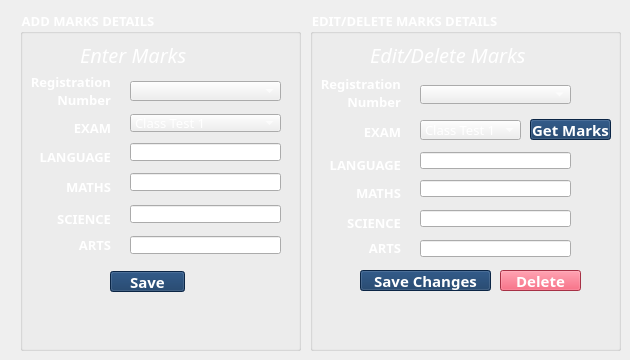
    <widget class="QWidget" name="tab_5">
     <attribute name="title">
      <string>Marks</string>
     </attribute>
     <widget class="QGroupBox" name="groupBox">
      <property name="geometry">
       <rect>
        <x>20</x>
        <y>10</y>
        <width>281</width>
        <height>341</height>
       </rect>
      </property>
      <property name="font">
       <font>
        <family>Poppins Black</family>
        <pointsize>10</pointsize>
        <weight>75</weight>
        <bold>true</bold>
       </font>
      </property>
      <property name="styleSheet">
       <string notr="true">color: rgb(255, 255, 255);</string>
      </property>
      <property name="title">
       <string>ADD MARKS DETAILS</string>
      </property>
      <widget class="QLabel" name="label_31">
       <property name="geometry">
        <rect>
         <x>10</x>
         <y>20</y>
         <width>41</width>
         <height>41</height>
        </rect>
       </property>
       <property name="text">
        <string/>
       </property>
       <property name="pixmap">
        <pixmap>../../../../school_management_pyqt/schl_mgmt_app/src/exam.png</pixmap>
       </property>
       <property name="scaledContents">
        <bool>true</bool>
       </property>
      </widget>
      <widget class="QLabel" name="label_32">
       <property name="geometry">
        <rect>
         <x>60</x>
         <y>30</y>
         <width>201</width>
         <height>29</height>
        </rect>
       </property>
       <property name="font">
        <font>
         <family>Poppins</family>
         <pointsize>15</pointsize>
         <weight>50</weight>
         <italic>true</italic>
         <bold>false</bold>
         <kerning>true</kerning>
        </font>
       </property>
       <property name="layoutDirection">
        <enum>Qt::LeftToRight</enum>
       </property>
       <property name="styleSheet">
        <string notr="true">color: rgb(255, 255, 255);</string>
       </property>
       <property name="text">
        <string>Enter Marks</string>
       </property>
       <property name="scaledContents">
        <bool>true</bool>
       </property>
       <property name="alignment">
        <set>Qt::AlignLeading|Qt::AlignLeft|Qt::AlignVCenter</set>
       </property>
      </widget>
      <widget class="QComboBox" name="cb31">
       <property name="geometry">
        <rect>
         <x>110</x>
         <y>71</y>
         <width>151</width>
         <height>20</height>
        </rect>
       </property>
       <property name="font">
        <font>
         <family>Poppins SemiBold</family>
         <pointsize>10</pointsize>
        </font>
       </property>
       <property name="styleSheet">
        <string notr="true">color: rgb(255, 255, 255);
gridline-color: rgb(255, 255, 255);
selection-color: rgb(15, 52, 96);
border-color: rgb(255, 255, 255);</string>
       </property>
      </widget>
      <widget class="QLabel" name="label_33">
       <property name="geometry">
        <rect>
         <x>10</x>
         <y>51</y>
         <width>81</width>
         <height>59</height>
        </rect>
       </property>
       <property name="font">
        <font>
         <family>Poppins</family>
         <pointsize>10</pointsize>
         <weight>75</weight>
         <italic>false</italic>
         <bold>true</bold>
         <kerning>true</kerning>
        </font>
       </property>
       <property name="layoutDirection">
        <enum>Qt::LeftToRight</enum>
       </property>
       <property name="styleSheet">
        <string notr="true">color: rgb(255, 255, 255);</string>
       </property>
       <property name="text">
        <string>Registration Number</string>
       </property>
       <property name="scaledContents">
        <bool>true</bool>
       </property>
       <property name="alignment">
        <set>Qt::AlignRight|Qt::AlignTrailing|Qt::AlignVCenter</set>
       </property>
       <property name="wordWrap">
        <bool>true</bool>
       </property>
      </widget>
      <widget class="QLabel" name="label_34">
       <property name="geometry">
        <rect>
         <x>50</x>
         <y>94</y>
         <width>41</width>
         <height>47</height>
        </rect>
       </property>
       <property name="font">
        <font>
         <family>Poppins</family>
         <pointsize>10</pointsize>
         <weight>75</weight>
         <italic>false</italic>
         <bold>true</bold>
         <kerning>true</kerning>
        </font>
       </property>
       <property name="layoutDirection">
        <enum>Qt::LeftToRight</enum>
       </property>
       <property name="styleSheet">
        <string notr="true">color: rgb(255, 255, 255);</string>
       </property>
       <property name="text">
        <string>EXAM</string>
       </property>
       <property name="scaledContents">
        <bool>true</bool>
       </property>
       <property name="alignment">
        <set>Qt::AlignRight|Qt::AlignTrailing|Qt::AlignVCenter</set>
       </property>
      </widget>
      <widget class="QLineEdit" name="tb31">
       <property name="geometry">
        <rect>
         <x>110</x>
         <y>133</y>
         <width>151</width>
         <height>18</height>
        </rect>
       </property>
       <property name="font">
        <font>
         <family>Poppins Medium</family>
         <pointsize>10</pointsize>
        </font>
       </property>
       <property name="styleSheet">
        <string notr="true">color: rgb(255, 255, 255);</string>
       </property>
       <property name="text">
        <string/>
       </property>
      </widget>
      <widget class="QLabel" name="label_35">
       <property name="geometry">
        <rect>
         <x>10</x>
         <y>123</y>
         <width>81</width>
         <height>47</height>
        </rect>
       </property>
       <property name="font">
        <font>
         <family>Poppins</family>
         <pointsize>10</pointsize>
         <weight>75</weight>
         <italic>false</italic>
         <bold>true</bold>
         <kerning>true</kerning>
        </font>
       </property>
       <property name="layoutDirection">
        <enum>Qt::LeftToRight</enum>
       </property>
       <property name="styleSheet">
        <string notr="true">color: rgb(255, 255, 255);</string>
       </property>
       <property name="text">
        <string>LANGUAGE</string>
       </property>
       <property name="scaledContents">
        <bool>true</bool>
       </property>
       <property name="alignment">
        <set>Qt::AlignRight|Qt::AlignTrailing|Qt::AlignVCenter</set>
       </property>
      </widget>
      <widget class="QLineEdit" name="tb32">
       <property name="geometry">
        <rect>
         <x>110</x>
         <y>163</y>
         <width>151</width>
         <height>18</height>
        </rect>
       </property>
       <property name="font">
        <font>
         <family>Poppins Medium</family>
         <pointsize>10</pointsize>
        </font>
       </property>
       <property name="styleSheet">
        <string notr="true">color: rgb(255, 255, 255);</string>
       </property>
       <property name="text">
        <string/>
       </property>
      </widget>
      <widget class="QLabel" name="label_36">
       <property name="geometry">
        <rect>
         <x>10</x>
         <y>153</y>
         <width>81</width>
         <height>47</height>
        </rect>
       </property>
       <property name="font">
        <font>
         <family>Poppins</family>
         <pointsize>10</pointsize>
         <weight>75</weight>
         <italic>false</italic>
         <bold>true</bold>
         <kerning>true</kerning>
        </font>
       </property>
       <property name="layoutDirection">
        <enum>Qt::LeftToRight</enum>
       </property>
       <property name="styleSheet">
        <string notr="true">color: rgb(255, 255, 255);</string>
       </property>
       <property name="text">
        <string>MATHS</string>
       </property>
       <property name="scaledContents">
        <bool>true</bool>
       </property>
       <property name="alignment">
        <set>Qt::AlignRight|Qt::AlignTrailing|Qt::AlignVCenter</set>
       </property>
      </widget>
      <widget class="QLabel" name="label_37">
       <property name="geometry">
        <rect>
         <x>30</x>
         <y>185</y>
         <width>61</width>
         <height>47</height>
        </rect>
       </property>
       <property name="font">
        <font>
         <family>Poppins</family>
         <pointsize>10</pointsize>
         <weight>75</weight>
         <italic>false</italic>
         <bold>true</bold>
         <kerning>true</kerning>
        </font>
       </property>
       <property name="layoutDirection">
        <enum>Qt::LeftToRight</enum>
       </property>
       <property name="styleSheet">
        <string notr="true">color: rgb(255, 255, 255);</string>
       </property>
       <property name="text">
        <string>SCIENCE</string>
       </property>
       <property name="scaledContents">
        <bool>true</bool>
       </property>
       <property name="alignment">
        <set>Qt::AlignRight|Qt::AlignTrailing|Qt::AlignVCenter</set>
       </property>
      </widget>
      <widget class="QLineEdit" name="tb33">
       <property name="geometry">
        <rect>
         <x>110</x>
         <y>195</y>
         <width>151</width>
         <height>18</height>
        </rect>
       </property>
       <property name="font">
        <font>
         <family>Poppins Medium</family>
         <pointsize>10</pointsize>
        </font>
       </property>
       <property name="styleSheet">
        <string notr="true">color: rgb(255, 255, 255);</string>
       </property>
       <property name="text">
        <string/>
       </property>
      </widget>
      <widget class="QLabel" name="label_38">
       <property name="geometry">
        <rect>
         <x>50</x>
         <y>216</y>
         <width>41</width>
         <height>37</height>
        </rect>
       </property>
       <property name="font">
        <font>
         <family>Poppins</family>
         <pointsize>10</pointsize>
         <weight>75</weight>
         <italic>false</italic>
         <bold>true</bold>
         <kerning>true</kerning>
        </font>
       </property>
       <property name="layoutDirection">
        <enum>Qt::LeftToRight</enum>
       </property>
       <property name="styleSheet">
        <string notr="true">color: rgb(255, 255, 255);</string>
       </property>
       <property name="text">
        <string>ARTS</string>
       </property>
       <property name="scaledContents">
        <bool>true</bool>
       </property>
       <property name="alignment">
        <set>Qt::AlignRight|Qt::AlignTrailing|Qt::AlignVCenter</set>
       </property>
      </widget>
      <widget class="QLineEdit" name="tb34">
       <property name="geometry">
        <rect>
         <x>110</x>
         <y>226</y>
         <width>151</width>
         <height>18</height>
        </rect>
       </property>
       <property name="font">
        <font>
         <family>Poppins Medium</family>
         <pointsize>10</pointsize>
        </font>
       </property>
       <property name="styleSheet">
        <string notr="true">color: rgb(255, 255, 255);</string>
       </property>
       <property name="text">
        <string/>
       </property>
      </widget>
      <widget class="QPushButton" name="b31">
       <property name="geometry">
        <rect>
         <x>90</x>
         <y>261</y>
         <width>75</width>
         <height>21</height>
        </rect>
       </property>
       <property name="font">
        <font>
         <family>Poppins</family>
         <pointsize>11</pointsize>
         <weight>75</weight>
         <bold>true</bold>
        </font>
       </property>
       <property name="styleSheet">
        <string notr="true">background-color: rgb(15, 52, 96);
color: rgb(255, 255, 255);</string>
       </property>
       <property name="text">
        <string>Save</string>
       </property>
      </widget>
      <widget class="QComboBox" name="cb32">
       <property name="geometry">
        <rect>
         <x>110</x>
         <y>104</y>
         <width>151</width>
         <height>18</height>
        </rect>
       </property>
       <property name="font">
        <font>
         <family>Poppins SemiBold</family>
         <pointsize>10</pointsize>
        </font>
       </property>
       <property name="styleSheet">
        <string notr="true">color: rgb(255, 255, 255);
gridline-color: rgb(255, 255, 255);
selection-color: rgb(15, 52, 96);
border-color: rgb(255, 255, 255);</string>
       </property>
       <item>
        <property name="text">
         <string>Class Test 1</string>
        </property>
       </item>
       <item>
        <property name="text">
         <string>Unit Test 1</string>
        </property>
       </item>
       <item>
        <property name="text">
         <string>Half Yearly</string>
        </property>
       </item>
       <item>
        <property name="text">
         <string>Class Test 2</string>
        </property>
       </item>
       <item>
        <property name="text">
         <string>Unit Test 2</string>
        </property>
       </item>
       <item>
        <property name="text">
         <string>Finals</string>
        </property>
       </item>
      </widget>
      <widget class="QLabel" name="l31">
       <property name="geometry">
        <rect>
         <x>12</x>
         <y>292</y>
         <width>251</width>
         <height>30</height>
        </rect>
       </property>
       <property name="font">
        <font>
         <family>Poppins</family>
         <pointsize>11</pointsize>
         <weight>75</weight>
         <italic>false</italic>
         <bold>true</bold>
         <kerning>true</kerning>
        </font>
       </property>
       <property name="layoutDirection">
        <enum>Qt::LeftToRight</enum>
       </property>
       <property name="styleSheet">
        <string notr="true">color: rgb(255, 255, 255);</string>
       </property>
       <property name="text">
        <string/>
       </property>
       <property name="scaledContents">
        <bool>true</bool>
       </property>
       <property name="alignment">
        <set>Qt::AlignCenter</set>
       </property>
      </widget>
      <zorder>label_34</zorder>
      <zorder>cb32</zorder>
      <zorder>cb31</zorder>
      <zorder>label_33</zorder>
      <zorder>tb31</zorder>
      <zorder>label_35</zorder>
      <zorder>tb32</zorder>
      <zorder>label_36</zorder>
      <zorder>label_37</zorder>
      <zorder>tb33</zorder>
      <zorder>label_38</zorder>
      <zorder>tb34</zorder>
      <zorder>b31</zorder>
      <zorder>label_31</zorder>
      <zorder>label_32</zorder>
      <zorder>l31</zorder>
     </widget>
     <widget class="QGroupBox" name="groupBox_2">
      <property name="geometry">
       <rect>
        <x>310</x>
        <y>10</y>
        <width>311</width>
        <height>341</height>
       </rect>
      </property>
      <property name="font">
       <font>
        <family>Poppins Black</family>
        <pointsize>10</pointsize>
        <weight>75</weight>
        <bold>true</bold>
       </font>
      </property>
      <property name="styleSheet">
       <string notr="true">color: rgb(255, 255, 255);</string>
      </property>
      <property name="title">
       <string>EDIT/DELETE MARKS DETAILS</string>
      </property>
      <widget class="QLabel" name="label_39">
       <property name="geometry">
        <rect>
         <x>10</x>
         <y>20</y>
         <width>41</width>
         <height>41</height>
        </rect>
       </property>
       <property name="text">
        <string/>
       </property>
       <property name="pixmap">
        <pixmap>../../../../school_management_pyqt/schl_mgmt_app/src/marking.png</pixmap>
       </property>
       <property name="scaledContents">
        <bool>true</bool>
       </property>
      </widget>
      <widget class="QLabel" name="label_40">
       <property name="geometry">
        <rect>
         <x>60</x>
         <y>30</y>
         <width>201</width>
         <height>29</height>
        </rect>
       </property>
       <property name="font">
        <font>
         <family>Poppins</family>
         <pointsize>15</pointsize>
         <weight>50</weight>
         <italic>true</italic>
         <bold>false</bold>
         <kerning>true</kerning>
        </font>
       </property>
       <property name="layoutDirection">
        <enum>Qt::LeftToRight</enum>
       </property>
       <property name="styleSheet">
        <string notr="true">color: rgb(255, 255, 255);</string>
       </property>
       <property name="text">
        <string>Edit/Delete Marks</string>
       </property>
       <property name="scaledContents">
        <bool>true</bool>
       </property>
       <property name="alignment">
        <set>Qt::AlignLeading|Qt::AlignLeft|Qt::AlignVCenter</set>
       </property>
      </widget>
      <widget class="QComboBox" name="cb33">
       <property name="geometry">
        <rect>
         <x>110</x>
         <y>75</y>
         <width>151</width>
         <height>19</height>
        </rect>
       </property>
       <property name="font">
        <font>
         <family>Poppins SemiBold</family>
         <pointsize>10</pointsize>
        </font>
       </property>
       <property name="styleSheet">
        <string notr="true">color: rgb(255, 255, 255);
gridline-color: rgb(255, 255, 255);
selection-color: rgb(15, 52, 96);
border-color: rgb(255, 255, 255);</string>
       </property>
      </widget>
      <widget class="QLabel" name="label_41">
       <property name="geometry">
        <rect>
         <x>10</x>
         <y>55</y>
         <width>81</width>
         <height>56</height>
        </rect>
       </property>
       <property name="font">
        <font>
         <family>Poppins</family>
         <pointsize>10</pointsize>
         <weight>75</weight>
         <italic>false</italic>
         <bold>true</bold>
         <kerning>true</kerning>
        </font>
       </property>
       <property name="layoutDirection">
        <enum>Qt::LeftToRight</enum>
       </property>
       <property name="styleSheet">
        <string notr="true">color: rgb(255, 255, 255);</string>
       </property>
       <property name="text">
        <string>Registration Number</string>
       </property>
       <property name="scaledContents">
        <bool>true</bool>
       </property>
       <property name="alignment">
        <set>Qt::AlignRight|Qt::AlignTrailing|Qt::AlignVCenter</set>
       </property>
       <property name="wordWrap">
        <bool>true</bool>
       </property>
      </widget>
      <widget class="QLabel" name="label_42">
       <property name="geometry">
        <rect>
         <x>50</x>
         <y>99</y>
         <width>41</width>
         <height>46</height>
        </rect>
       </property>
       <property name="font">
        <font>
         <family>Poppins</family>
         <pointsize>10</pointsize>
         <weight>75</weight>
         <italic>false</italic>
         <bold>true</bold>
         <kerning>true</kerning>
        </font>
       </property>
       <property name="layoutDirection">
        <enum>Qt::LeftToRight</enum>
       </property>
       <property name="styleSheet">
        <string notr="true">color: rgb(255, 255, 255);</string>
       </property>
       <property name="text">
        <string>EXAM</string>
       </property>
       <property name="scaledContents">
        <bool>true</bool>
       </property>
       <property name="alignment">
        <set>Qt::AlignRight|Qt::AlignTrailing|Qt::AlignVCenter</set>
       </property>
      </widget>
      <widget class="QLineEdit" name="tb35">
       <property name="geometry">
        <rect>
         <x>110</x>
         <y>142</y>
         <width>151</width>
         <height>17</height>
        </rect>
       </property>
       <property name="font">
        <font>
         <family>Poppins Medium</family>
         <pointsize>10</pointsize>
        </font>
       </property>
       <property name="styleSheet">
        <string notr="true">color: rgb(255, 255, 255);</string>
       </property>
       <property name="text">
        <string/>
       </property>
      </widget>
      <widget class="QLabel" name="label_43">
       <property name="geometry">
        <rect>
         <x>10</x>
         <y>132</y>
         <width>81</width>
         <height>46</height>
        </rect>
       </property>
       <property name="font">
        <font>
         <family>Poppins</family>
         <pointsize>10</pointsize>
         <weight>75</weight>
         <italic>false</italic>
         <bold>true</bold>
         <kerning>true</kerning>
        </font>
       </property>
       <property name="layoutDirection">
        <enum>Qt::LeftToRight</enum>
       </property>
       <property name="styleSheet">
        <string notr="true">color: rgb(255, 255, 255);</string>
       </property>
       <property name="text">
        <string>LANGUAGE</string>
       </property>
       <property name="scaledContents">
        <bool>true</bool>
       </property>
       <property name="alignment">
        <set>Qt::AlignRight|Qt::AlignTrailing|Qt::AlignVCenter</set>
       </property>
      </widget>
      <widget class="QLineEdit" name="tb36">
       <property name="geometry">
        <rect>
         <x>110</x>
         <y>170</y>
         <width>151</width>
         <height>17</height>
        </rect>
       </property>
       <property name="font">
        <font>
         <family>Poppins Medium</family>
         <pointsize>10</pointsize>
        </font>
       </property>
       <property name="styleSheet">
        <string notr="true">color: rgb(255, 255, 255);</string>
       </property>
       <property name="text">
        <string/>
       </property>
      </widget>
      <widget class="QLabel" name="label_44">
       <property name="geometry">
        <rect>
         <x>10</x>
         <y>160</y>
         <width>81</width>
         <height>46</height>
        </rect>
       </property>
       <property name="font">
        <font>
         <family>Poppins</family>
         <pointsize>10</pointsize>
         <weight>75</weight>
         <italic>false</italic>
         <bold>true</bold>
         <kerning>true</kerning>
        </font>
       </property>
       <property name="layoutDirection">
        <enum>Qt::LeftToRight</enum>
       </property>
       <property name="styleSheet">
        <string notr="true">color: rgb(255, 255, 255);</string>
       </property>
       <property name="text">
        <string>MATHS</string>
       </property>
       <property name="scaledContents">
        <bool>true</bool>
       </property>
       <property name="alignment">
        <set>Qt::AlignRight|Qt::AlignTrailing|Qt::AlignVCenter</set>
       </property>
      </widget>
      <widget class="QLabel" name="label_45">
       <property name="geometry">
        <rect>
         <x>30</x>
         <y>190</y>
         <width>61</width>
         <height>46</height>
        </rect>
       </property>
       <property name="font">
        <font>
         <family>Poppins</family>
         <pointsize>10</pointsize>
         <weight>75</weight>
         <italic>false</italic>
         <bold>true</bold>
         <kerning>true</kerning>
        </font>
       </property>
       <property name="layoutDirection">
        <enum>Qt::LeftToRight</enum>
       </property>
       <property name="styleSheet">
        <string notr="true">color: rgb(255, 255, 255);</string>
       </property>
       <property name="text">
        <string>SCIENCE</string>
       </property>
       <property name="scaledContents">
        <bool>true</bool>
       </property>
       <property name="alignment">
        <set>Qt::AlignRight|Qt::AlignTrailing|Qt::AlignVCenter</set>
       </property>
      </widget>
      <widget class="QLineEdit" name="tb37">
       <property name="geometry">
        <rect>
         <x>110</x>
         <y>200</y>
         <width>151</width>
         <height>17</height>
        </rect>
       </property>
       <property name="font">
        <font>
         <family>Poppins Medium</family>
         <pointsize>10</pointsize>
        </font>
       </property>
       <property name="styleSheet">
        <string notr="true">color: rgb(255, 255, 255);</string>
       </property>
       <property name="text">
        <string/>
       </property>
      </widget>
      <widget class="QLabel" name="label_46">
       <property name="geometry">
        <rect>
         <x>50</x>
         <y>220</y>
         <width>41</width>
         <height>36</height>
        </rect>
       </property>
       <property name="font">
        <font>
         <family>Poppins</family>
         <pointsize>10</pointsize>
         <weight>75</weight>
         <italic>false</italic>
         <bold>true</bold>
         <kerning>true</kerning>
        </font>
       </property>
       <property name="layoutDirection">
        <enum>Qt::LeftToRight</enum>
       </property>
       <property name="styleSheet">
        <string notr="true">color: rgb(255, 255, 255);</string>
       </property>
       <property name="text">
        <string>ARTS</string>
       </property>
       <property name="scaledContents">
        <bool>true</bool>
       </property>
       <property name="alignment">
        <set>Qt::AlignRight|Qt::AlignTrailing|Qt::AlignVCenter</set>
       </property>
      </widget>
      <widget class="QLineEdit" name="tb38">
       <property name="geometry">
        <rect>
         <x>110</x>
         <y>230</y>
         <width>151</width>
         <height>17</height>
        </rect>
       </property>
       <property name="font">
        <font>
         <family>Poppins Medium</family>
         <pointsize>10</pointsize>
        </font>
       </property>
       <property name="styleSheet">
        <string notr="true">color: rgb(255, 255, 255);</string>
       </property>
       <property name="text">
        <string/>
       </property>
      </widget>
      <widget class="QPushButton" name="b33">
       <property name="geometry">
        <rect>
         <x>50</x>
         <y>260</y>
         <width>131</width>
         <height>21</height>
        </rect>
       </property>
       <property name="font">
        <font>
         <family>Poppins</family>
         <pointsize>11</pointsize>
         <weight>75</weight>
         <bold>true</bold>
        </font>
       </property>
       <property name="styleSheet">
        <string notr="true">background-color: rgb(15, 52, 96);
color: rgb(255, 255, 255);</string>
       </property>
       <property name="text">
        <string>Save Changes</string>
       </property>
      </widget>
      <widget class="QPushButton" name="b32">
       <property name="geometry">
        <rect>
         <x>220</x>
         <y>109</y>
         <width>81</width>
         <height>21</height>
        </rect>
       </property>
       <property name="font">
        <font>
         <family>Poppins</family>
         <pointsize>11</pointsize>
         <weight>75</weight>
         <bold>true</bold>
        </font>
       </property>
       <property name="styleSheet">
        <string notr="true">background-color: rgb(15, 52, 96);
color: rgb(255, 255, 255);</string>
       </property>
       <property name="text">
        <string>Get Marks</string>
       </property>
      </widget>
      <widget class="QPushButton" name="b34">
       <property name="geometry">
        <rect>
         <x>190</x>
         <y>260</y>
         <width>81</width>
         <height>21</height>
        </rect>
       </property>
       <property name="font">
        <font>
         <family>Poppins</family>
         <pointsize>11</pointsize>
         <weight>75</weight>
         <bold>true</bold>
        </font>
       </property>
       <property name="styleSheet">
        <string notr="true">background-color: rgb(233, 69, 96);
color: rgb(255, 255, 255);</string>
       </property>
       <property name="text">
        <string>Delete</string>
       </property>
      </widget>
      <widget class="QComboBox" name="cb34">
       <property name="geometry">
        <rect>
         <x>110</x>
         <y>110</y>
         <width>101</width>
         <height>20</height>
        </rect>
       </property>
       <property name="font">
        <font>
         <family>Poppins SemiBold</family>
         <pointsize>10</pointsize>
        </font>
       </property>
       <property name="styleSheet">
        <string notr="true">color: rgb(255, 255, 255);
gridline-color: rgb(255, 255, 255);
selection-color: rgb(15, 52, 96);
border-color: rgb(255, 255, 255);</string>
       </property>
       <item>
        <property name="text">
         <string>Class Test 1</string>
        </property>
       </item>
       <item>
        <property name="text">
         <string>Unit Test 1</string>
        </property>
       </item>
       <item>
        <property name="text">
         <string>Half Yearly</string>
        </property>
       </item>
       <item>
        <property name="text">
         <string>Class Test 2</string>
        </property>
       </item>
       <item>
        <property name="text">
         <string>Unit Test 2</string>
        </property>
       </item>
       <item>
        <property name="text">
         <string>Finals</string>
        </property>
       </item>
      </widget>
      <widget class="QLabel" name="l32">
       <property name="geometry">
        <rect>
         <x>16</x>
         <y>293</y>
         <width>274</width>
         <height>29</height>
        </rect>
       </property>
       <property name="font">
        <font>
         <family>Poppins</family>
         <pointsize>11</pointsize>
         <weight>75</weight>
         <italic>false</italic>
         <bold>true</bold>
         <kerning>true</kerning>
        </font>
       </property>
       <property name="layoutDirection">
        <enum>Qt::LeftToRight</enum>
       </property>
       <property name="styleSheet">
        <string notr="true">color: rgb(255, 255, 255);</string>
       </property>
       <property name="text">
        <string/>
       </property>
       <property name="scaledContents">
        <bool>true</bool>
       </property>
       <property name="alignment">
        <set>Qt::AlignCenter</set>
       </property>
      </widget>
      <zorder>label_40</zorder>
      <zorder>cb33</zorder>
      <zorder>label_41</zorder>
      <zorder>label_42</zorder>
      <zorder>tb35</zorder>
      <zorder>label_43</zorder>
      <zorder>tb36</zorder>
      <zorder>label_44</zorder>
      <zorder>label_45</zorder>
      <zorder>tb37</zorder>
      <zorder>label_46</zorder>
      <zorder>tb38</zorder>
      <zorder>b33</zorder>
      <zorder>b32</zorder>
      <zorder>b34</zorder>
      <zorder>label_39</zorder>
      <zorder>cb34</zorder>
      <zorder>l32</zorder>
     </widget>
    </widget>
